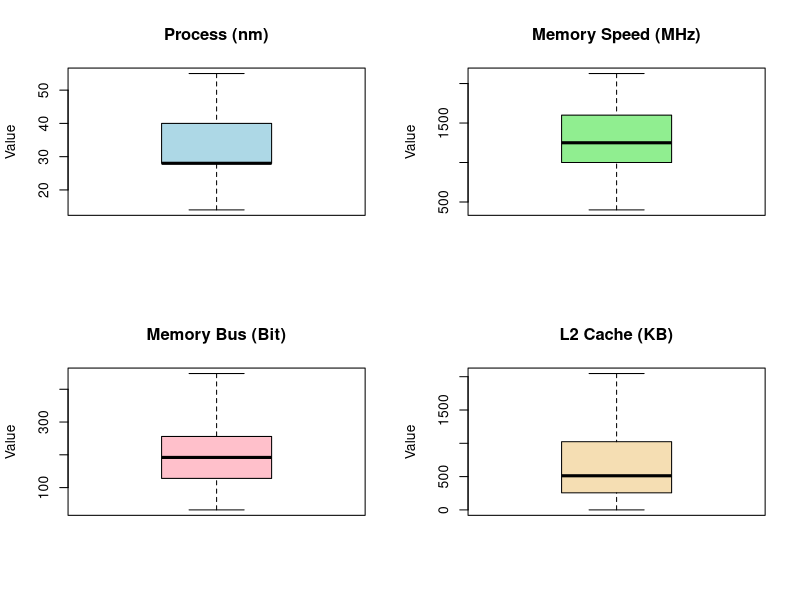

Write the R code that produced this figure. (Note: this script raises an error after producing the figure.)
# Thống kê mô tả
main_df <- read.csv("./out.csv")
# main_df <- main_df[,-1]
numeric_data <- main_df[, c(
  "Memory_Bandwidth",
  "Process",
  "Memory_Speed",
  "Memory_Bus",
  "L2_Cache"
)]
sds <- sapply(numeric_data, sd, na.rm = TRUE)
summary(numeric_data)
sds

par(mfrow = c(2, 2))

# Vẽ lần lượt từng biểu đồ
boxplot(
  main_df$Process,
  main = "Process (nm)",
  col = "lightblue",
  ylab = "Value"
)
boxplot(
  main_df$Memory_Speed,
  main = "Memory Speed (MHz)",
  col = "lightgreen",
  ylab = "Value"
)
boxplot(
  main_df$Memory_Bus,
  main = "Memory Bus (Bit)",
  col = "pink",
  ylab = "Value"
)
boxplot(
  main_df$L2_Cache,
  main = "L2 Cache (KB)",
  col = "wheat",
  ylab = "Value"
)

# Trả lại màn hình về chế độ 1x1 bình thường sau khi vẽ xong
par(mfrow = c(1, 1))

table(main_df$Manufacturer)
table(main_df$Memory_Type)

ggplot(main_df, aes(x = Memory_Bandwidth)) +
  geom_histogram(bins = 20,
                 fill = "skyblue",
                 color = "black")



ve_bieu_do_tuy_chinh <- function(du_lieu_x,
                                 du_lieu_y,
                                 nhan_x,
                                 nhan_y,
                                 namex,
                                 namey) {
  plot(
    x = du_lieu_x,
    y = du_lieu_y,
    # Tự động ghép chuỗi để tạo tiêu đề
    main = paste("Mối quan hệ giữa", namex, "và", namey),
    xlab = nhan_x,
    ylab = nhan_y,
    pch = 19,
    # Kiểu chấm tròn đặc
    col = "darkblue",
    # Màu sắc
    frame = FALSE
  )     # Bỏ khung viền
}

par(mfrow = c(2, 2))
ve_bieu_do_tuy_chinh(
  main_df$Memory_Bus,
  main_df$Memory_Bandwidth,
  "Bit",
  "GB/s",
  "Memory_Bus",
  "Memory_Bandwidth"
)
ve_bieu_do_tuy_chinh(
  main_df$L2_Cache,
  main_df$Memory_Bandwidth,
  "KB",
  "GB/s",
  "L2_Cache",
  "Memory_Bandwidth"
)
ve_bieu_do_tuy_chinh(
  main_df$Memory_Speed,
  main_df$Memory_Bandwidth,
  "MHz",
  "GB/s",
  "Memory_Speed",
  "Memory_Bandwidth"
)
ve_bieu_do_tuy_chinh(
  main_df$Process,
  main_df$Memory_Bandwidth,
  "nm",
  "GB/s",
  "Process",
  "Memory_Bandwidth"
)
par(mfrow = c(1, 1))
